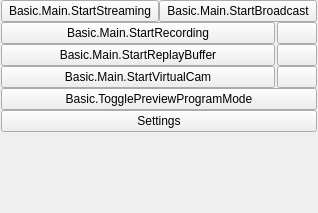
<?xml version="1.0" encoding="UTF-8"?>
<ui version="4.0">
 <class>OBSBasicControls</class>
 <widget class="QWidget" name="OBSBasicControls">
  <property name="geometry">
   <rect>
    <x>0</x>
    <y>0</y>
    <width>318</width>
    <height>213</height>
   </rect>
  </property>
  <layout class="QVBoxLayout" name="verticalLayout_9">
   <property name="spacing">
    <number>0</number>
   </property>
   <property name="leftMargin">
    <number>1</number>
   </property>
   <property name="topMargin">
    <number>0</number>
   </property>
   <property name="rightMargin">
    <number>1</number>
   </property>
   <property name="bottomMargin">
    <number>1</number>
   </property>
   <item>
    <widget class="QFrame" name="controlsFrame">
     <layout class="QVBoxLayout" name="buttonsVLayout">
      <property name="spacing">
       <number>0</number>
      </property>
      <property name="leftMargin">
       <number>0</number>
      </property>
      <property name="topMargin">
       <number>0</number>
      </property>
      <property name="rightMargin">
       <number>0</number>
      </property>
      <property name="bottomMargin">
       <number>0</number>
      </property>
      <item>
       <layout class="QHBoxLayout" name="horizontalLayout_7">
        <item>
         <widget class="QPushButton" name="streamButton">
          <property name="enabled">
           <bool>true</bool>
          </property>
          <property name="sizePolicy">
           <sizepolicy hsizetype="Ignored" vsizetype="Fixed">
            <horstretch>0</horstretch>
            <verstretch>0</verstretch>
           </sizepolicy>
          </property>
          <property name="minimumSize">
           <size>
            <width>150</width>
            <height>0</height>
           </size>
          </property>
          <property name="text">
           <string>Basic.Main.StartStreaming</string>
          </property>
         </widget>
        </item>
        <item>
         <widget class="QPushButton" name="broadcastButton">
          <property name="enabled">
           <bool>true</bool>
          </property>
          <property name="sizePolicy">
           <sizepolicy hsizetype="Ignored" vsizetype="Fixed">
            <horstretch>0</horstretch>
            <verstretch>0</verstretch>
           </sizepolicy>
          </property>
          <property name="minimumSize">
           <size>
            <width>150</width>
            <height>0</height>
           </size>
          </property>
          <property name="text">
           <string>Basic.Main.StartBroadcast</string>
          </property>
         </widget>
        </item>
       </layout>
      </item>
      <item>
       <layout class="QHBoxLayout" name="recordingLayout">
        <property name="spacing">
         <number>2</number>
        </property>
        <property name="leftMargin">
         <number>0</number>
        </property>
        <property name="topMargin">
         <number>0</number>
        </property>
        <property name="rightMargin">
         <number>0</number>
        </property>
        <property name="bottomMargin">
         <number>0</number>
        </property>
        <item>
         <widget class="QPushButton" name="recordButton">
          <property name="enabled">
           <bool>true</bool>
          </property>
          <property name="sizePolicy">
           <sizepolicy hsizetype="MinimumExpanding" vsizetype="Fixed">
            <horstretch>0</horstretch>
            <verstretch>0</verstretch>
           </sizepolicy>
          </property>
          <property name="minimumSize">
           <size>
            <width>0</width>
            <height>0</height>
           </size>
          </property>
          <property name="text">
           <string>Basic.Main.StartRecording</string>
          </property>
         </widget>
        </item>
        <item>
         <widget class="QPushButton" name="pauseRecordButton">
          <property name="enabled">
           <bool>true</bool>
          </property>
          <property name="minimumSize">
           <size>
            <width>0</width>
            <height>0</height>
           </size>
          </property>
          <property name="toolTip">
           <string>Basic.Main.PauseRecording</string>
          </property>
          <property name="accessibleName">
           <string>Basic.Main.PauseRecording</string>
          </property>
          <property name="icon">
           <iconset resource="qcis.qrc">
            <normaloff>:/res/images/media-pause.svg</normaloff>:/res/images/media-pause.svg</iconset>
          </property>
          <property name="class" stdset="0">
           <string>icon-media-pause</string>
          </property>
         </widget>
        </item>
       </layout>
      </item>
      <item>
       <layout class="QHBoxLayout" name="replayBufferLayout">
        <property name="spacing">
         <number>2</number>
        </property>
        <property name="leftMargin">
         <number>0</number>
        </property>
        <property name="topMargin">
         <number>0</number>
        </property>
        <property name="rightMargin">
         <number>0</number>
        </property>
        <property name="bottomMargin">
         <number>0</number>
        </property>
        <item>
         <widget class="QPushButton" name="replayBufferButton">
          <property name="enabled">
           <bool>true</bool>
          </property>
          <property name="sizePolicy">
           <sizepolicy hsizetype="MinimumExpanding" vsizetype="Fixed">
            <horstretch>0</horstretch>
            <verstretch>0</verstretch>
           </sizepolicy>
          </property>
          <property name="minimumSize">
           <size>
            <width>0</width>
            <height>0</height>
           </size>
          </property>
          <property name="text">
           <string>Basic.Main.StartReplayBuffer</string>
          </property>
         </widget>
        </item>
        <item>
         <widget class="QPushButton" name="saveReplayButton">
          <property name="enabled">
           <bool>true</bool>
          </property>
          <property name="minimumSize">
           <size>
            <width>0</width>
            <height>0</height>
           </size>
          </property>
          <property name="toolTip">
           <string>Basic.Main.SaveReplay</string>
          </property>
          <property name="accessibleName">
           <string>Basic.Main.SaveReplay</string>
          </property>
          <property name="icon">
           <iconset resource="qcis.qrc">
            <normaloff>:/res/images/save.svg</normaloff>:/res/images/save.svg</iconset>
          </property>
          <property name="class" stdset="0">
           <string>icon-save</string>
          </property>
         </widget>
        </item>
       </layout>
      </item>
      <item>
       <layout class="QHBoxLayout" name="virtualCamLayout">
        <property name="spacing">
         <number>2</number>
        </property>
        <property name="leftMargin">
         <number>0</number>
        </property>
        <property name="topMargin">
         <number>0</number>
        </property>
        <property name="rightMargin">
         <number>0</number>
        </property>
        <property name="bottomMargin">
         <number>0</number>
        </property>
        <item>
         <widget class="QPushButton" name="virtualCamButton">
          <property name="enabled">
           <bool>true</bool>
          </property>
          <property name="sizePolicy">
           <sizepolicy hsizetype="MinimumExpanding" vsizetype="Fixed">
            <horstretch>0</horstretch>
            <verstretch>0</verstretch>
           </sizepolicy>
          </property>
          <property name="minimumSize">
           <size>
            <width>0</width>
            <height>0</height>
           </size>
          </property>
          <property name="text">
           <string>Basic.Main.StartVirtualCam</string>
          </property>
         </widget>
        </item>
        <item>
         <widget class="QPushButton" name="virtualCamConfigButton">
          <property name="enabled">
           <bool>true</bool>
          </property>
          <property name="minimumSize">
           <size>
            <width>0</width>
            <height>0</height>
           </size>
          </property>
          <property name="toolTip">
           <string>Basic.Main.VirtualCamConfig</string>
          </property>
          <property name="accessibleName">
           <string>Basic.Main.VirtualCamConfig</string>
          </property>
          <property name="icon">
           <iconset resource="qcis.qrc">
            <normaloff>:/settings/images/settings/general.svg</normaloff>:/settings/images/settings/general.svg</iconset>
          </property>
          <property name="class" stdset="0">
           <string>icon-gear</string>
          </property>
         </widget>
        </item>
       </layout>
      </item>
      <item>
       <widget class="QPushButton" name="modeSwitch">
        <property name="sizePolicy">
         <sizepolicy hsizetype="Ignored" vsizetype="Fixed">
          <horstretch>0</horstretch>
          <verstretch>0</verstretch>
         </sizepolicy>
        </property>
        <property name="minimumSize">
         <size>
          <width>150</width>
          <height>0</height>
         </size>
        </property>
        <property name="text">
         <string>Basic.TogglePreviewProgramMode</string>
        </property>
       </widget>
      </item>
      <item>
       <widget class="QPushButton" name="settingsButton">
        <property name="sizePolicy">
         <sizepolicy hsizetype="Ignored" vsizetype="Fixed">
          <horstretch>0</horstretch>
          <verstretch>0</verstretch>
         </sizepolicy>
        </property>
        <property name="minimumSize">
         <size>
          <width>150</width>
          <height>0</height>
         </size>
        </property>
        <property name="text">
         <string>Settings</string>
        </property>
       </widget>
      </item>
      <item>
       <spacer name="expVSpacer">
        <property name="orientation">
         <enum>Qt::Orientation::Vertical</enum>
        </property>
        <property name="sizeHint" stdset="0">
         <size>
          <width>0</width>
          <height>0</height>
         </size>
        </property>
       </spacer>
      </item>
     </layout>
    </widget>
   </item>
  </layout>
 </widget>
 <resources>
  <include location="qcis.qrc"/>
 </resources>
 <connections/>
</ui>
